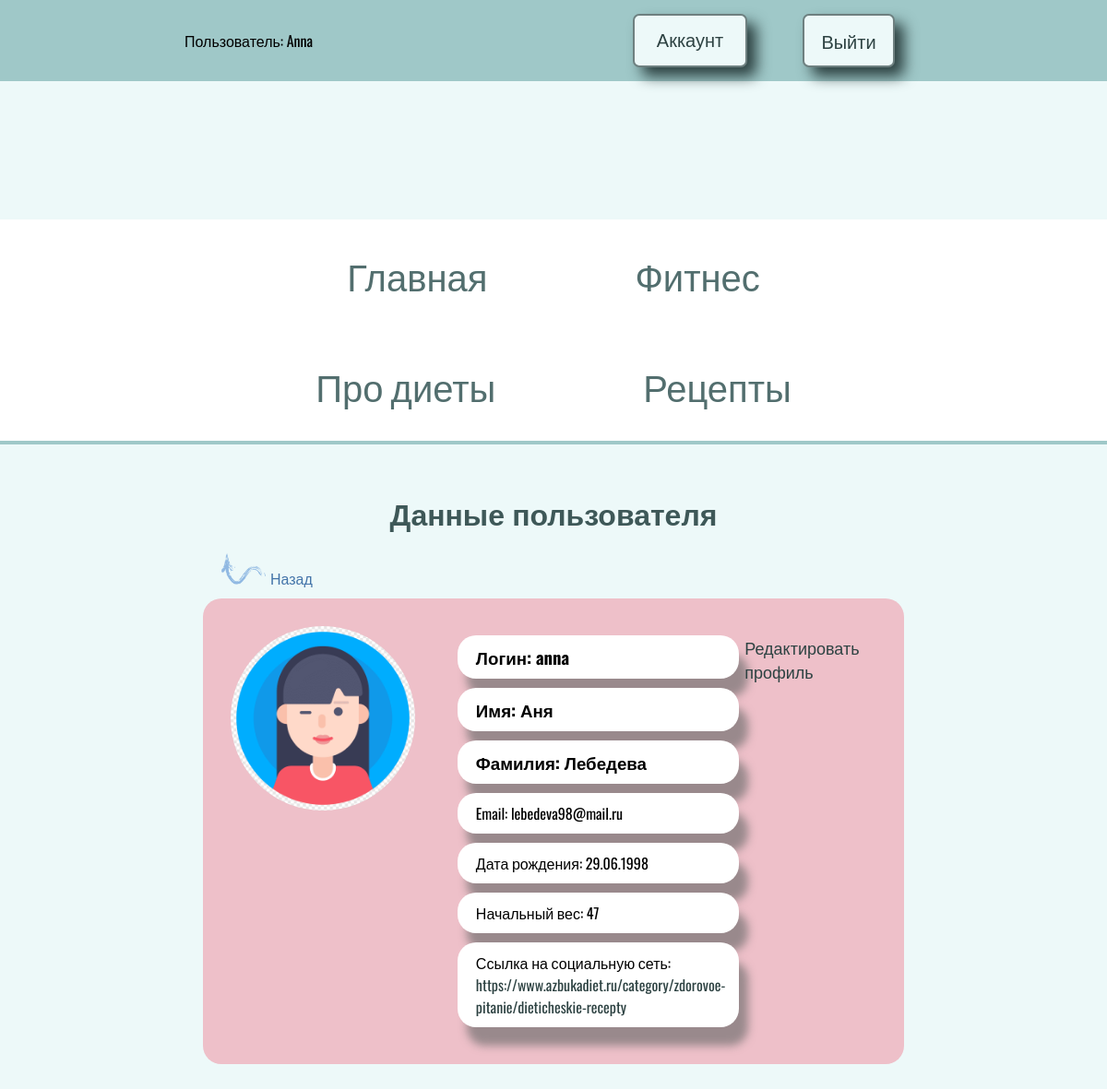
/user/profile-user/ (signed in), run on the app's committed database.
### user/models.py (models this page shows, shortened)
class Profile(models.Model):
    user = models.OneToOneField(User, on_delete=models.CASCADE, null=True, blank=True)
    username = models.CharField(max_length=200, null=True, blank=True)
    name = models.CharField(max_length=200, null=True, blank=True)
    last_name = models.CharField(max_length=200, null=True, blank=True)
    email = models.EmailField(max_length=200, null=True, blank=True)
    date_of_birth = models.DateTimeField(blank=True, null=True)
    start_weight = models.IntegerField(blank=True, null=True)
    profile_photo = models.ImageField(upload_to='profile/', default='profile/photo_profile.jpg')
    social_website = models.CharField(max_length=200, null=True, blank=True)

### user/views.py (the view)
# urls.py: path('profile-user/', views.profile_user, name='profile-user'),
@login_required(login_url='login-user')
def profile_user(request):
    prof = request.user.profile
    context = {'profile': prof}
    return render(request, 'user/profile.html', context)

### user/templates/user/profile.html
{% extends 'food/base.html' %}
{% block content %}
{% load static %}
<h1>Данные пользователя</h1>
<a href="{% url 'account' %}" class="img-size"><img src="{% static 'food/strelka2.png' %}" alt="" class="strelka">Назад</a>
<div class="auto profile">
    <div class="img_prof"><img src="{{ profile.profile_photo.url }}" class="img_profile" alt=""></div>
    <div class="data_profile">
        <h3 class="field"> Логин: {{ profile.username }} </h3>
        <h3 class="field"> Имя: {{ profile.name }} </h3>
        <h3 class="field">Фамилия: {{ profile.last_name }}</h3>
        <p class="field">Email: {{ profile.email }}</p>
        {% if profile.date_of_birth %}
        <p class="field">Дата рождения: {{ profile.date_of_birth|date:'d.m.Y' }}</p>
        {% endif %}
        {% if profile.start_weight %}
        <p class="field">Начальный вес: {{ profile.start_weight }}</p>
        {% endif %}
        {% if profile.social_website %}
        <p class="field">Ссылка на социальную сеть: <a href="{{ profile.social_website }}">
            {{ profile.social_website }}</a></p>
        {% endif %}
    </div>
    <div class="edit-profile pink-second"><a href="{% url 'edit-profile' %}">Редактировать профиль</a></div>
{% endblock %}

### food/templates/food/base.html (shortened to what this page needs)
<!DOCTYPE html>
{% load static %}
<html lang="en">
<head>
    <link rel="stylesheet" href="{% static 'css/style.css' %}">
</head>
<body>
{% block menu %}
<div class="but">
    {% if user.is_authenticated %}
    <p>Пользователь: {{ user.username|capfirst }}</p>
    <div class="wrap">
        <p class="btn"><a href="{% url 'account' %}">Аккаунт</a></p>
        <form action="{% url 'logoutuser' %}" method="post">
            <input type="submit" class="btn" value="Выйти">
        </form>
    </div>
    {% else %}
    <div class="reg">
        <p class="edit"><a href="{% url 'login-user' %}">Вход</a></p>
        <p class="edit"><a href="{% url 'registration' %}">Регистрация</a></p>
        {% endif %}
    </div>
<div class="wrapper">
    <ul class="menu menu_account">
        <li class="pink"><a href="{% url 'index' %}">Главная</a></li>
        <li class="pink"><a href="{% url 'training' %}">Фитнес</a></li>
        <li class="pink"><a href="{% url 'diets' %}">Про диеты</a></li>
        <li class="pink"><a href="{% url 'recipes' %}">Рецепты</a></li>
    </ul>
</div>
{% endblock %}
{% block content %}
{% endblock %}
</body>
</html>

### food/static/css/style.css (style rules this page uses)
body { padding: 0; margin: 0; font-family: 'Oswald', sans-serif; background-color: #edf9f9; }
h1 { text-align: center; color: #3e5858; }
.menu { display: flex; font-size: 40px; margin-top: 150px; margin-bottom: 150px; padding: 0 200px; flex-wrap: wrap; justify-content: center; box-sizing: border-box; background-color: white; border-bottom: solid #9fc8c8 4px; font-weight: 300; }
.menu a { color:#526e6e; }
.menu li { padding: 30px 80px; list-style: none; }
a { text-decoration: none; color: #2d4242; }
.but { padding: 0 200px; background-color: #9fc8c8; display: flex; justify-content: space-between; align-items: baseline; }
.wrap { display: flex; justify-content: space-between; }
.btn { display: block; text-align: center; padding: 10px; margin: 15px 30px; font-weight: 400; font-size: 20px; border: 2px solid #2d4242a8; box-shadow: 10px 10px 15px #2d4242; border-radius: 7px; background-color: #edf9f9; width: 100px; color: #2d4242; }
.wrap input { padding: 12px; font-family: 'Oswald', sans-serif; color: #2d4242; }
.field { background-color:#ffffff; box-shadow: 10px 20px 10px#6d6d6da7; padding: 10px 0 10px 20px; border-radius: 20px; }
.auto { background-color: rgb(238, 192, 201); width: 45%; padding: 30px; margin: 50px auto; border-radius: 20px; display: flex; justify-content: stretch; }
.profile { margin-top: 10px; width: 700px; display: flex; flex-direction: flex; justify-content: space-between; }
.data_profile { width: 450px; }
.field { width: 90%; margin: 10px auto; }
.menu_account { margin-bottom: 50px; }
.img_profile { object-fit: cover; width: 200px; height: 200px; float: left; margin: 0 40px 0 0; border-radius: 100%; }
.edit-profile { margin-top: 10px; font-weight: 300; font-size: 18px; }
.strelka { width: 4%; margin-left: 20%; margin-right: 5px; }
.img-size { color: #4374a9; }

### data on the page
Profile: profile_photo (picture), username "anna", name "Аня", last_name "Лебедева", email "lebedeva98@mail.ru", date_of_birth "29.06.1998", start_weight "47", social_website "https://www.azbukadiet.ru/category/zdorovoe-pitanie/dieticheskie-recepty"

### other printed values
{{ user.username|capfirst }} "Anna"
